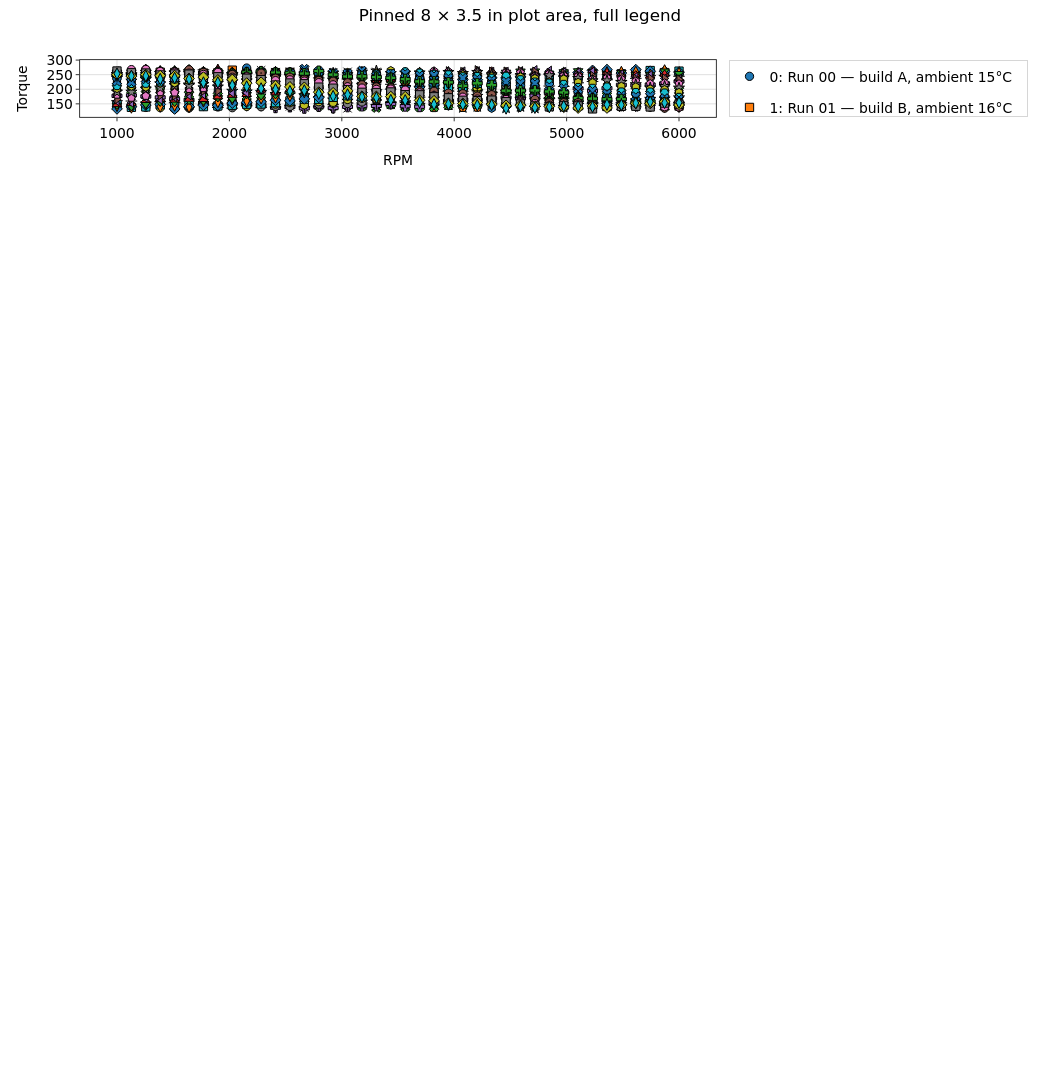

Here is the notebook cell this chart was saved with:
### Markdown cell above
---
## 8. Together with `set_plot_size`

A pinned plot area survives the fit: here the plot is pinned to 8 × 3.5 in
(800 × 350 px) and the right-hand legend makes the figure much taller than that.

### Code cell
nb.set_plot_size(8, 3.5)
nb.plot(x='RPM', y='Torque', legend='right', suptitle='Pinned 8 × 3.5 in plot area, full legend')
